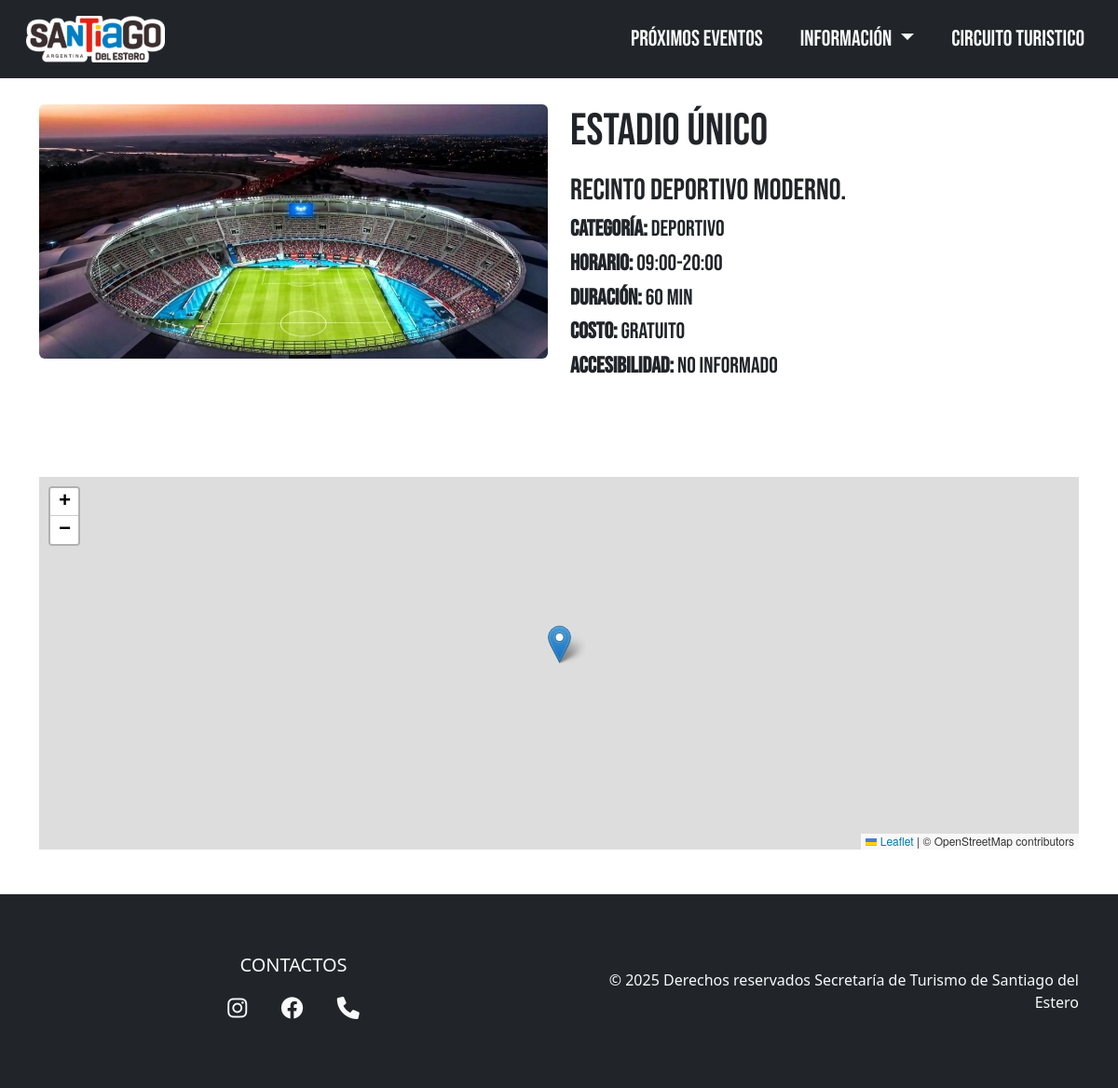
/destino.php?id=1, run on the app's committed database.
### tables this page shows
CREATE TABLE destinos (
    id INT AUTO_INCREMENT PRIMARY KEY,
    nombre VARCHAR(255) NOT NULL,
    descripcion TEXT,
    horario VARCHAR(100),
    costo DECIMAL(10,2),
    duracion INT,
    duracion_texto VARCHAR(50),
    costo_texto VARCHAR(100),
    accesibilidad VARCHAR(50),
    imagen VARCHAR(255),
    enlace VARCHAR(255),
    latitud DECIMAL(10,6),
    longitud DECIMAL(10,6),
    categoria VARCHAR(100)
);

### destino.php (the view, shortened to what this page needs)
<?php
require 'db.php';
$id = $_GET['id'] ?? 0;
$stmt = $pdo->prepare('SELECT * FROM destinos WHERE id = ?');
$stmt->execute([$id]);
$dest = $stmt->fetch();
?>
<!DOCTYPE html>
<html lang="es">
<head>
  <link rel="stylesheet" href="https://unpkg.com/leaflet@1.9.4/dist/leaflet.css" />
</head>
<body class="bg-body bebas-neue-regular">
  <header class="pb-3">
  </header>
  <main class="container pt-5 mt-5 mb-5">
    <div class="row mb-5 pb-5">
      <div class="col-md-6">
        <?php $imagen = !empty($dest['imagen']) ? $dest['imagen'] : 'img/santiago-logo.png'; ?>
        <img src="<?= $imagen ?>" class="img-fluid rounded" alt="<?= htmlspecialchars($dest['nombre']) ?>">
      </div>
      <div class="col-md-6">
        <h1 class="mb-3" style="font-size:3em;"><?= htmlspecialchars($dest['nombre']) ?></h1>
        <h2><?= htmlspecialchars($dest['descripcion']) ?></h2>
        <h4><strong>Categoría:</strong> <?= htmlspecialchars($dest['categoria']) ?></h4>
        <h4><strong>Horario:</strong> <?= htmlspecialchars($dest['horario']) ?></h4>
        <h4><strong>Duración:</strong> <?= htmlspecialchars($dest['duracion_texto'] ?: ((int)$dest['duracion'] . ' min')) ?></h4>
        <h4><strong>Costo:</strong> <?= htmlspecialchars($dest['costo_texto'] ?: ('$' . number_format($dest['costo'], 2))) ?></h4>
        <?php if (!empty($dest['accesibilidad'])): ?>
          <h4><strong>Accesibilidad:</strong> <?= htmlspecialchars($dest['accesibilidad']) ?></h4>
        <?php endif; ?>
      </div>
    </div>
    <?php $hasCoords = $dest['latitud'] !== null && $dest['longitud'] !== null; ?>
    <?php if ($hasCoords): ?>
      <div id="map" style="height:400px"></div>
    <?php elseif (!empty($dest['enlace'])): ?>
      <div class="alert alert-info">Usá el enlace para ver la ubicación en el mapa.</div>
    <?php endif; ?>
  </main>
</body>
</html>

### css/index-style.css (style rules this page uses)
:root { --celeste: #007EC2; --rojo: #950808; --azul: #1B0C82; --blanco: #f8f9fa; --negro: #402b2f; --amarillo: #ffcb05; --gris: #80828581; }
.navbar-nav .nav-item .nav-link { background-color: transparent; color: var(--blanco); text-transform: uppercase; font-family: "Bebas Neue", sans-serif; font-size: 1.5rem; text-wrap: nowrap; transition: all 0.3s linear; }
body { margin: 0; }
.footer { color: var(--blanco); padding: 2rem 0; text-align: center; font-family: Segoe UI, sans-serif; }
.social-links a { color: var(--blanco); font-size: 1.5rem; margin: 0 1rem; transition: all 0.3s ease; }
.bebas-neue-regular { font-family: "Bebas Neue", sans-serif; font-weight: 200; font-style: normal; }

### data on the page
destinos: imagen (picture), nombre "Estadio Único", descripcion "Recinto deportivo moderno.", categoria "Deportivo", horario "09:00-20:00", duracion_texto "60 min", costo_texto "Gratuito", accesibilidad "No informado"
